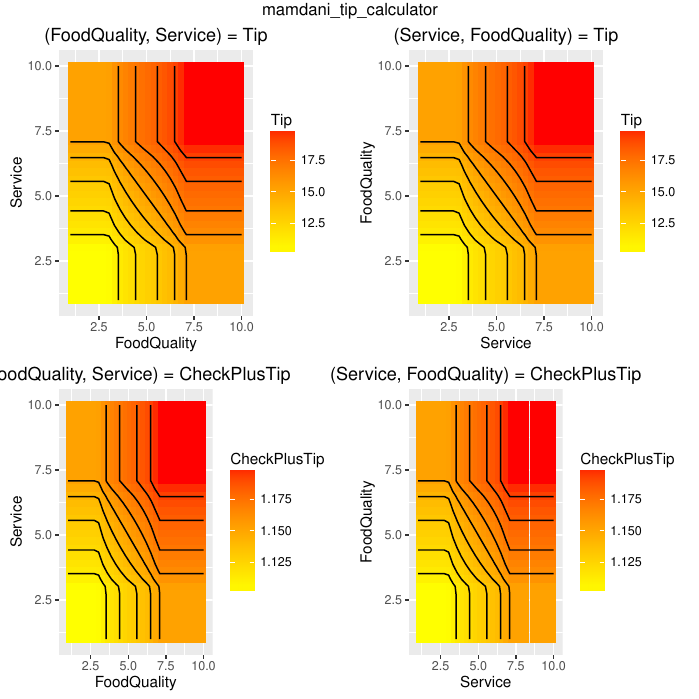

Generate this figure with R:
#Code automatically generated with jfuzzylite 6.0.

library(ggplot2);

engine.name = "mamdani_tip_calculator"
engine.fll = "Engine: mamdani_tip_calculator
InputVariable: FoodQuality
  enabled: true
  range: 1.000 10.000
  lock-range: false
  term: Bad Trapezoid 0.000 1.000 3.000 7.000
  term: Good Trapezoid 3.000 7.000 10.000 11.000
InputVariable: Service
  enabled: true
  range: 1.000 10.000
  lock-range: false
  term: Bad Trapezoid 0.000 1.000 3.000 7.000
  term: Good Trapezoid 3.000 7.000 10.000 11.000
OutputVariable: Tip
  enabled: true
  range: 0.000 30.000
  lock-range: false
  aggregation: AlgebraicSum
  defuzzifier: Centroid 200
  default: nan
  lock-previous: false
  term: AboutTenPercent Gaussian 10.000 2.000
  term: AboutFifteenPercent Gaussian 15.000 2.000
  term: AboutTwentyPercent Gaussian 20.000 2.000
OutputVariable: CheckPlusTip
  enabled: true
  range: 1.000 1.300
  lock-range: false
  aggregation: AlgebraicSum
  defuzzifier: Centroid 200
  default: nan
  lock-previous: false
  term: PlusAboutTenPercent Gaussian 1.100 0.020
  term: PlusAboutFifteenPercent Gaussian 1.150 0.020
  term: PlusAboutTwentyPercent Gaussian 1.200 0.020
RuleBlock: 
  enabled: true
  conjunction: AlgebraicProduct
  disjunction: Maximum
  implication: Minimum
  activation: General
  rule: if FoodQuality is Bad and Service is Bad then Tip is AboutTenPercent and CheckPlusTip is PlusAboutTenPercent
  rule: if FoodQuality is Bad and Service is Good then Tip is AboutFifteenPercent and CheckPlusTip is PlusAboutFifteenPercent
  rule: if FoodQuality is Good and Service is Bad then Tip is AboutFifteenPercent and CheckPlusTip is PlusAboutFifteenPercent
  rule: if FoodQuality is Good and Service is Good then Tip is AboutTwentyPercent and CheckPlusTip is PlusAboutTwentyPercent"

engine.fldFile = "mamdani_tip_calculator.fld"
if (require(data.table)) {
    engine.df = data.table::fread(engine.fldFile, sep="auto", header="auto")
} else {
    engine.df = read.table(engine.fldFile, header=TRUE)
}

engine.plot.i1i2_o1 = ggplot(engine.df, aes(FoodQuality, Service)) + 
    geom_tile(aes(fill=Tip)) + 
    scale_fill_gradient(low="yellow", high="red") + 
    stat_contour(aes(x=FoodQuality, y=Service, z=Tip), color="black") + 
    ggtitle("(FoodQuality, Service) = Tip")

engine.plot.i2i1_o1 = ggplot(engine.df, aes(Service, FoodQuality)) + 
    geom_tile(aes(fill=Tip)) + 
    scale_fill_gradient(low="yellow", high="red") + 
    stat_contour(aes(x=Service, y=FoodQuality, z=Tip), color="black") + 
    ggtitle("(Service, FoodQuality) = Tip")

engine.plot.i1i2_o2 = ggplot(engine.df, aes(FoodQuality, Service)) + 
    geom_tile(aes(fill=CheckPlusTip)) + 
    scale_fill_gradient(low="yellow", high="red") + 
    stat_contour(aes(x=FoodQuality, y=Service, z=CheckPlusTip), color="black") + 
    ggtitle("(FoodQuality, Service) = CheckPlusTip")

engine.plot.i2i1_o2 = ggplot(engine.df, aes(Service, FoodQuality)) + 
    geom_tile(aes(fill=CheckPlusTip)) + 
    scale_fill_gradient(low="yellow", high="red") + 
    stat_contour(aes(x=Service, y=FoodQuality, z=CheckPlusTip), color="black") + 
    ggtitle("(Service, FoodQuality) = CheckPlusTip")

if (require(gridExtra)) {
    engine.plots = arrangeGrob(engine.plot.i1i2_o1, engine.plot.i2i1_o1, engine.plot.i1i2_o2, engine.plot.i2i1_o2, ncol=2, top=engine.name)
    ggsave(paste0(engine.name, ".pdf"), engine.plots)
    if (require(grid)) {
        grid.newpage()
        grid.draw(engine.plots)
    }
}
